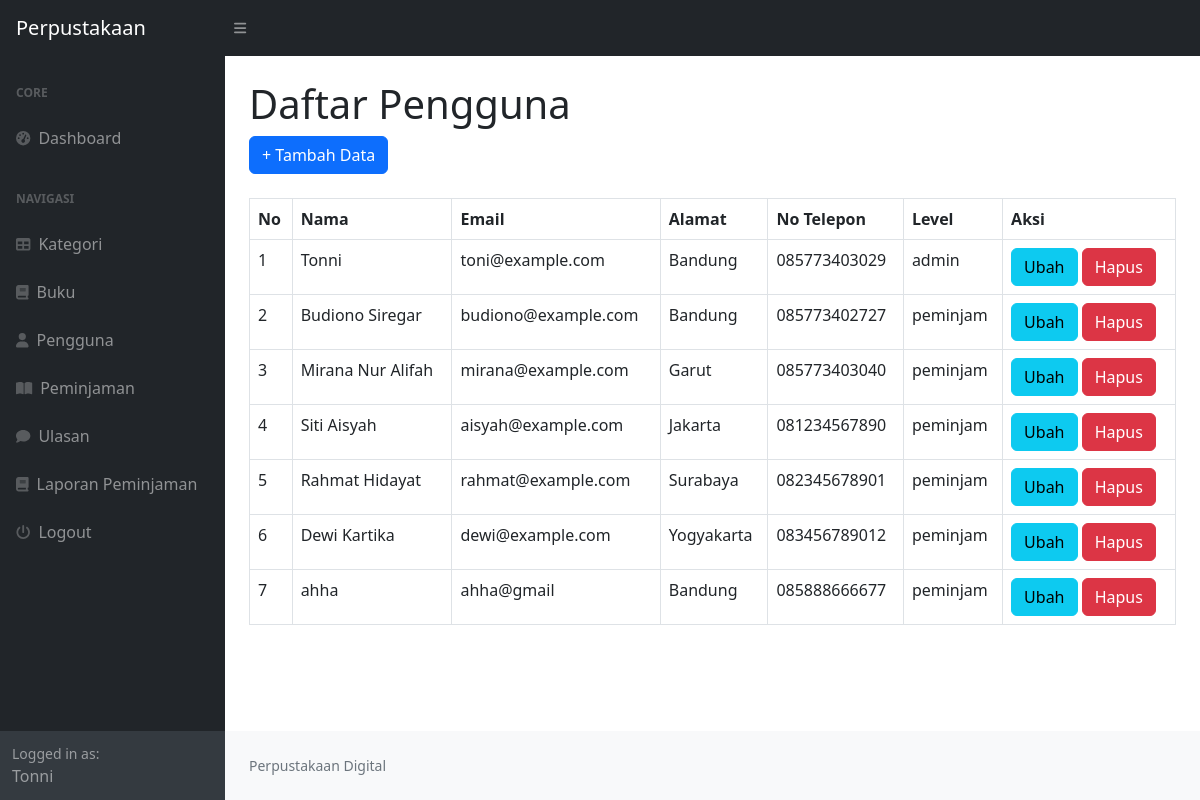
The app's page /index.php?page=user (signed in) with its own data.
### tables this page shows
CREATE TABLE `user` (
  `id_user` int NOT NULL,
  `nama` varchar(255) DEFAULT NULL,
  `username` varchar(255) DEFAULT NULL,
  `password` varchar(255) DEFAULT NULL,
  `email` varchar(255) DEFAULT NULL,
  `alamat` text,
  `no_telepon` varchar(255) DEFAULT NULL,
  `level` enum('admin','peminjam') DEFAULT NULL
);

### user.php (the view)
<h1 class="mt-4">Daftar Pengguna</h1>
<div class="row">
    <div class="col-md-12">
        <a href="?page=user_tambah" class="btn btn-primary">+ Tambah Data</a>
        <br>
        <br>
        <table class="table table-bordered" id="dataTable" width="100%" cellspacin="5">
            <tr>
                <th>No</th>
                <th>Nama</th>
                <th>Email</th>
                <th>Alamat</th>
                <th>No Telepon</th>
                <th>Level</th>
                <th>Aksi</th>
            </tr>
            <?php
            $i = 1;
                $query = mysqli_query($koneksi, "SELECT id_user, nama, username, email, alamat, no_telepon, level FROM user");
                while($data = mysqli_fetch_array($query)){
                    ?>
                    <tr>
                        <td><?php echo $i++?></td>
                        <td><?php echo $data['nama']; ?></td>
                        <td><?php echo $data['email']; ?></td>
                        <td><?php echo $data['alamat']; ?></td>
                        <td><?php echo $data['no_telepon']; ?></td>
                        <td><?php echo $data['level']; ?></td>
                        <td>
                            <a href="?page=user_ubah&&id=<?php echo $data['id_user']; ?>" class="btn btn-info">Ubah</a>
                            <a onclick="return confirm('Apakah Anda Akan menghapus data ini')" href="?page=user_hapus&&id=<?php echo $data['id_user']; ?>" class="btn btn-danger">Hapus</a>
                        </td>
                    <tr>
                        <?php
                }
            ?>
        </table>
    </div>
</div>

### records on screen
user: nama "Tonni", email "toni@example.com", alamat "Bandung", no_telepon "085773403029", level "admin"
user: nama "Budiono Siregar", email "budiono@example.com", alamat "Bandung", no_telepon "085773402727", level "peminjam"
user: nama "Mirana Nur Alifah", email "mirana@example.com", alamat "Garut", no_telepon "085773403040", level "peminjam"
user: nama "Siti Aisyah", email "aisyah@example.com", alamat "Jakarta", no_telepon "081234567890", level "peminjam"
user: nama "Rahmat Hidayat", email "rahmat@example.com", alamat "Surabaya", no_telepon "082345678901", level "peminjam"
user: nama "Dewi Kartika", email "dewi@example.com", alamat "Yogyakarta", no_telepon "083456789012", level "peminjam"
user: nama "ahha", email "ahha@gmail", alamat "Bandung", no_telepon "085888666677", level "peminjam"

### other values on screen
$_SESSION['user']['nama'] "Tonni"
